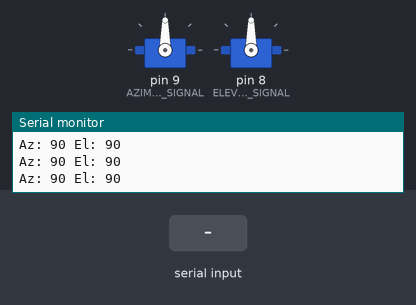
Simulated run of this program. Board: Arduino Nano, built with avr-gcc and run on an emulated ATmega328P. On the bench: 2 × servo, the last lines printed to the serial monitor. The test bench sets the inputs (shaded band).

Above: at 1.2 s.
1.3 s: "a" received over Serial
At 2.4 s:
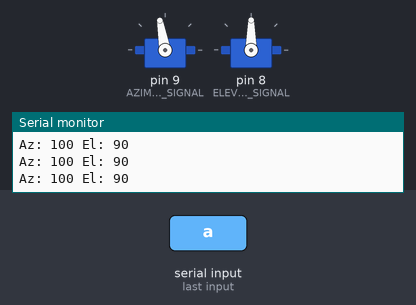
3.0 s: "d" received over Serial
At 3.6 s:
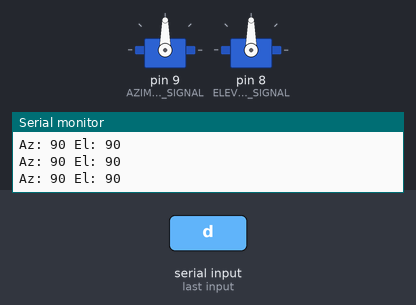
Timing chart, 0 to 6.0 s (numbered marks = the images above; inputs shaded):
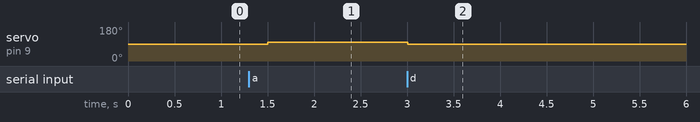

Measured:
- after the input at 1.3 s, servo on pin 9 (AZIMUTH_SIGNAL): 90° → 100° after 0.20 s
- after the input at 3.0 s, servo on pin 9 (AZIMUTH_SIGNAL): 100° → 90° at once

The program:

main.cpp
```cpp
#include <Arduino.h>
#include <Servo.h>

const int LED = 13;
const int AZIMUTH_SIGNAL = 9;
const int ELEVATION_SIGNAL = 8;

unsigned char data = 0;
unsigned char az_angle = 90;
unsigned char el_angle = 90;

Servo azimuth;
Servo elevation;

void setup() {
  Serial.begin(9600);
  azimuth.attach(AZIMUTH_SIGNAL);
  elevation.attach(ELEVATION_SIGNAL);
}

void loop() {
  if(Serial.available() > 0) {
    data = Serial.read();
    if(data == 'a' && az_angle < 165) {
      az_angle+=10;
    } else if (data == 'd' && az_angle > 15) {
      az_angle-=10;
    } else if (data == 's' && el_angle < 85) {
      el_angle+=10;
    } else if (data == 'w'  && el_angle > 15) {
      el_angle-=10;
    }
  }
  azimuth.write(az_angle);
  elevation.write(el_angle);
  Serial.print("Az: ");
  Serial.print(az_angle);
  Serial.print(" El: ");
  Serial.println(el_angle);
  delay(250);
}
```
